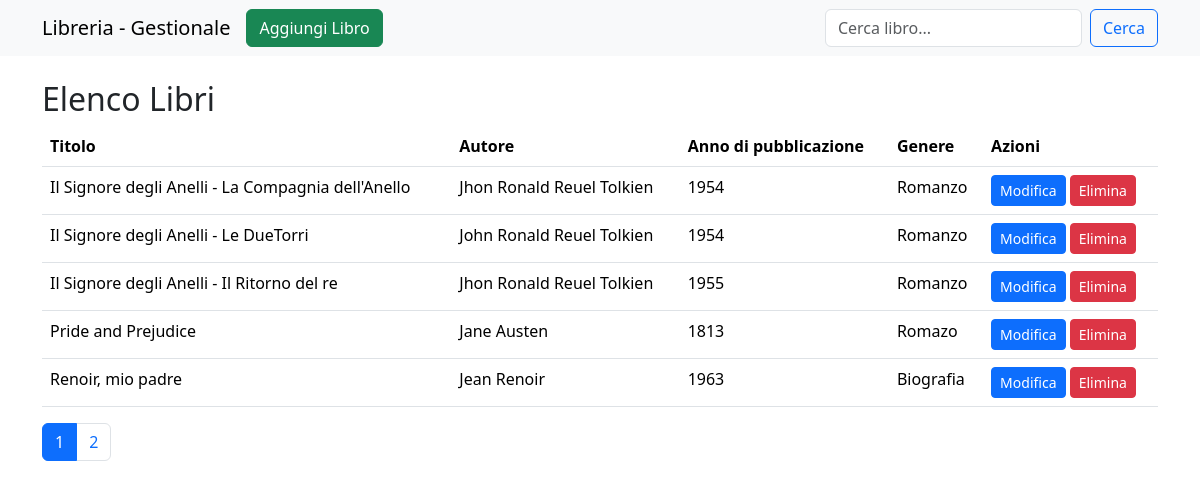
The page / on the database its author committed.
### tables this page shows
CREATE TABLE `libri` (
  `id` int(10) NOT NULL,
  `titolo` varchar(50) NOT NULL,
  `autore` varchar(50) NOT NULL,
  `anno_pubblicazione` int(4) NOT NULL,
  `genere` varchar(20) NOT NULL
);

### index.php (the view, shortened to what this page needs)
<!DOCTYPE html>
<html lang="en">
<head>
    <link href="https://cdn.jsdelivr.net/npm/bootstrap@5.3.3/dist/css/bootstrap.min.css" rel="stylesheet">
</head>
<body>
    <?php
    $dsn = "mysql:host=localhost;dbname=gestione_libreria";
    $username = "root";
    $password = "";
    try {
        $conn = new PDO($dsn, $username, $password);
        $conn->setAttribute(PDO::ATTR_ERRMODE, PDO::ERRMODE_EXCEPTION);
    } catch (PDOException $e) {
        die("Connessione al database fallita: " . $e->getMessage());
    }
    $total_books_stmt = $conn->query("SELECT COUNT(*) FROM libri");
    $total_books = $total_books_stmt->fetchColumn();
    $rows_per_page = 5;
    $total_pages = ceil($total_books / $rows_per_page);
    $current_page = isset($_GET['page']) ? intval($_GET['page']) : 1;
    $offset = ($current_page - 1) * $rows_per_page;
    if (isset($_GET['search'])) {
        $search_term = trim($_GET['search']);
        $search_term = htmlspecialchars($search_term, ENT_QUOTES, 'UTF-8');
        $query = "SELECT * FROM libri WHERE titolo LIKE '%$search_term%' OR autore LIKE '%$search_term%'";
    } else {
        $query = "SELECT * FROM libri LIMIT $offset, $rows_per_page";
    }
    $result = $conn->query($query);
    ?>
    <nav class="navbar navbar-expand-lg navbar-light bg-light">
        <div class="container">
            <a class="navbar-brand" href="#">Libreria - Gestionale</a>
            <div class="collapse navbar-collapse" id="navbarNav">
                <ul class="navbar-nav me-auto mb-2 mb-lg-0">
                    <li class="nav-item">
                        <button type="button" class="btn btn-success" data-bs-toggle="modal" data-bs-target="#addBookModal">Aggiungi Libro</button>
                    </li>
                </ul>
                <form class="d-flex" action="index.php" method="GET">
                    <input class="form-control me-2" type="search" placeholder="Cerca libro..." aria-label="Search" name="search">
                    <button class="btn btn-outline-primary" type="submit">Cerca</button>
                </form>
            </div>
        </div>
    </nav>
    <div class="container mt-4">
        <h2>Elenco Libri</h2>
        <table class="table">
            <thead>
                <tr>
                    <th scope="col">Titolo</th>
                    <th scope="col">Autore</th>
                    <th scope="col">Anno di pubblicazione</th>
                    <th scope="col">Genere</th>
                    <th scope="col">Azioni</th>
                </tr>
            </thead>
            <tbody>
                <?php while ($row = $result->fetch(PDO::FETCH_ASSOC)) : ?>
                    <tr>
                        <td><?php echo $row['titolo']; ?></td>
                        <td><?php echo $row['autore']; ?></td>
                        <td><?php echo $row['anno_pubblicazione']; ?></td>
                        <td><?php echo $row['genere']; ?></td>
                        <td>
                            <a href="edit_book.php?id=<?php echo $row['id']; ?>" class="btn btn-primary btn-sm">Modifica</a>
                            <a href="delete_book.php?id=<?php echo $row['id']; ?>" class="btn btn-danger btn-sm" onclick="return confirm('Sei sicuro di voler eliminare questo libro?')">Elimina</a>
                        </td>
                    </tr>
                <?php endwhile; ?>
            </tbody>
        </table>
        <nav aria-label="Page navigation">
            <ul class="pagination">
                <?php for ($i = 1; $i <= $total_pages; $i++) : ?>
                    <li class="page-item <?php if ($i === $current_page) echo 'active'; ?>"><a class="page-link" href="?page=<?php echo $i; ?>"><?php echo $i; ?></a></li>
                <?php endfor; ?>
            </ul>
        </nav>
    </div>
</body>
</html>

### rows shown on the page
libri: titolo "Il Signore degli Anelli - La Compagnia dell'Anello", autore "Jhon Ronald Reuel Tolkien", anno_pubblicazione "1954", genere "Romanzo"
libri: titolo "Il Signore degli Anelli - Le DueTorri", autore "John Ronald Reuel Tolkien", anno_pubblicazione "1954", genere "Romanzo"
libri: titolo "Il Signore degli Anelli - Il Ritorno del re", autore "Jhon Ronald Reuel Tolkien", anno_pubblicazione "1955", genere "Romanzo"
libri: titolo "Pride and Prejudice", autore "Jane Austen", anno_pubblicazione "1813", genere "Romazo"
libri: titolo "Renoir, mio padre", autore "Jean Renoir", anno_pubblicazione "1963", genere "Biografia"
